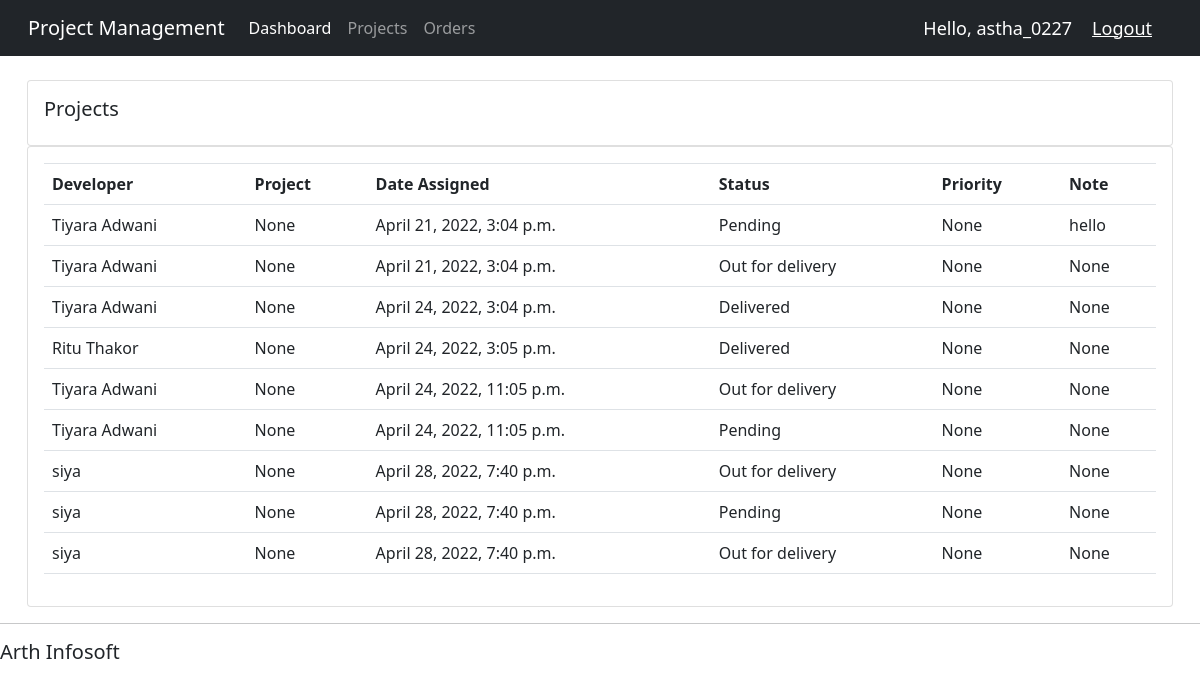
Screenshot of /orders/ (signed in) with the database file from the repository.
### base/models.py (models this page shows, shortened)
class Order(models.Model):
	STATUS = (
			('Pending', 'Pending'),
			('Processing', 'Processing'),
			('Done', 'Done'),
			)
	PRIORITY = (
			('High', 'High'),
			('Medium', 'Medium'),
			('Low', 'Low'),
			)
	developer = models.ForeignKey(Developer, null=True, on_delete= models.SET_NULL)
	project = models.ForeignKey(Project, null=True, on_delete= models.SET_NULL)
	date_created = models.DateTimeField(auto_now_add=True, null=True)
	status = models.CharField(max_length=200, null=True, choices=STATUS)
	priority = models.CharField(max_length=200, null=True, choices=PRIORITY)
	note = models.CharField(max_length=1000, null=True)

class Developer(models.Model):
	user = models.OneToOneField(User, null=True, blank=True, on_delete=models.CASCADE)
	name = models.CharField(max_length=200, null=True)
	phone = models.CharField(max_length=200, null=True)
	email = models.CharField(max_length=200, null=True)
	profile_pic = models.ImageField(default="profile1.png", null=True, blank=True)
	date_created = models.DateTimeField(auto_now_add=True, null=True)
	def __str__(self):
		return self.name

### base/decorators.py (the view)
		def wrapper_func(request, *args, **kwargs):
			group = None
			if request.user.groups.exists():
				group = request.user.groups.all()[0].name
			if group in allowed_roles:
				return view_func(request, *args, **kwargs)
			else:
				return HttpResponse('You are not authorized to view this page')

### base/views.py (called while the page is built)
@login_required(login_url = 'login')
@allowed_users(allowed_roles=['admin'])
def orders(request):
    orders=Order.objects.all()
    return render(request, 'base/orders.html', {'orders':orders})

### base/templates/base/orders.html
{% extends 'base/main.html' %}
{% block content %}
         <br>
         <div class-"row">
              <div class="col-md">
                  <div class="card card-body">
                       <h5>Projects</h5>
                  </div>
                  <div class="card card-body">
                       <table class="table">
                            <tr>
                                 <th>Developer</th>
                                <th>Project</th>
                                <th>Date Assigned</th>
                                <th>Status</th>
                                <th>Priority</th>
                                <th>Note</th>
                            </tr>
                            {% for i in orders %}
							<tr>
								<td>{{i.developer}}</td>
								<td>{{i.project}}</td>
								<td>{{i.date_created}}</td>
                                        <td>{{i.status}}</td>
                                        <td>{{i.priority}}</td>
                                        <td>{{i.note}}</td>
							</tr>
						{% endfor %}
                       </table>
                  </div>
              </div>
         </div>
{% endblock content %}

### base/templates/base/navbar.html (shortened to what this page needs)
{% load static %}
<!doctype html>
<html lang="en">
  <head>
    <link href="https://cdn.jsdelivr.net/npm/bootstrap@5.1.1/dist/css/bootstrap.min.css" rel="stylesheet">
  </head>
  <body>
      <nav class="navbar navbar-expand-lg navbar-dark bg-dark">
        <div class="container-fluid">
          <a class="navbar-brand" href="{% url 'home' %}">Project Management</a>
          <div class="collapse navbar-collapse" id="navbarNav">
            <ul class="navbar-nav">
		 {% if request.user.is_staff %}
              <li class="nav-item">
                <a class="nav-link active" aria-current="page" href="{% url 'home' %}">Dashboard</a>
              </li>
              <li class="nav-item">
                <a class="nav-link" href="{% url 'projects' %}">Projects</a>
              </li>
              <li class="nav-item">
                <a class="nav-link" href="{% url 'orders' %}">Orders</a>
              </li>
		{% else %}
		<li class="nav-item">
                <a class="nav-link" href="{% url 'account' %}">Settings</a>
              </li>
            {% endif %}
            </ul>
          </div>
	<span class="hello-msg">Hello, {{request.user}} </span>
    <span><a class="hello-msg" href = "{% url 'logout' %}">Logout</a></span>
      </nav>
  </body>
</html>

### base/templates/base/main.html (style rules this page uses)
body { background-color: #ebeff5; }

### base/templates/base/navbar.html (style rules this page uses)
.hello-msg { font-size: 18px; color: #fff; margin-right: 20px ; }

### rows the page displays
Order: developer "Tiyara Adwani", project "None", date_created "April 21, 2022, 3:04 p.m.", status "Pending", priority "None", note "hello"
Order: developer "Tiyara Adwani", project "None", date_created "April 21, 2022, 3:04 p.m.", status "Out for delivery", priority "None", note "None"
Order: developer "Tiyara Adwani", project "None", date_created "April 24, 2022, 3:04 p.m.", status "Delivered", priority "None", note "None"
Order: developer "Ritu Thakor", project "None", date_created "April 24, 2022, 3:05 p.m.", status "Delivered", priority "None", note "None"
Order: developer "Tiyara Adwani", project "None", date_created "April 24, 2022, 11:05 p.m.", status "Out for delivery", priority "None", note "None"
Order: developer "Tiyara Adwani", project "None", date_created "April 24, 2022, 11:05 p.m.", status "Pending", priority "None", note "None"
Order: developer "siya", project "None", date_created "April 28, 2022, 7:40 p.m.", status "Out for delivery", priority "None", note "None"
Order: developer "siya", project "None", date_created "April 28, 2022, 7:40 p.m.", status "Pending", priority "None", note "None"
Order: developer "siya", project "None", date_created "April 28, 2022, 7:40 p.m.", status "Out for delivery", priority "None", note "None"

### other values shown
{{ request.user }} "astha_0227"
